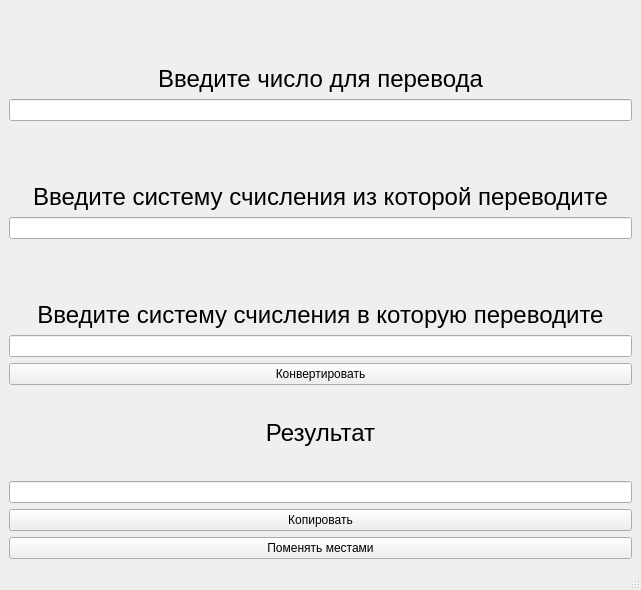
<?xml version="1.0" encoding="UTF-8"?>
<ui version="4.0">
 <class>MainWindow</class>
 <widget class="QMainWindow" name="MainWindow">
  <property name="geometry">
   <rect>
    <x>0</x>
    <y>0</y>
    <width>641</width>
    <height>590</height>
   </rect>
  </property>
  <property name="windowTitle">
   <string>MainWindow</string>
  </property>
  <widget class="QWidget" name="centralwidget">
   <layout class="QVBoxLayout" name="verticalLayout_4">
    <item>
     <layout class="QVBoxLayout" name="verticalLayout">
      <item>
       <widget class="QLabel" name="label_val">
        <property name="text">
         <string>&lt;html&gt;&lt;head/&gt;&lt;body&gt;&lt;p&gt;&lt;span style=&quot; font-size:18pt;&quot;&gt;Введите число для перевода&lt;/span&gt;&lt;/p&gt;&lt;/body&gt;&lt;/html&gt;</string>
        </property>
        <property name="alignment">
         <set>Qt::AlignmentFlag::AlignBottom|Qt::AlignmentFlag::AlignHCenter</set>
        </property>
       </widget>
      </item>
      <item>
       <widget class="QLineEdit" name="inputValue">
        <property name="alignment">
         <set>Qt::AlignmentFlag::AlignHCenter|Qt::AlignmentFlag::AlignTop</set>
        </property>
       </widget>
      </item>
      <item>
       <widget class="QLabel" name="label_sysin">
        <property name="text">
         <string>&lt;html&gt;&lt;head/&gt;&lt;body&gt;&lt;p&gt;&lt;span style=&quot; font-size:18pt;&quot;&gt;Введите систему счисления из которой переводите&lt;/span&gt;&lt;/p&gt;&lt;/body&gt;&lt;/html&gt;</string>
        </property>
        <property name="alignment">
         <set>Qt::AlignmentFlag::AlignBottom|Qt::AlignmentFlag::AlignHCenter</set>
        </property>
       </widget>
      </item>
      <item>
       <widget class="QLineEdit" name="inputSystem">
        <property name="alignment">
         <set>Qt::AlignmentFlag::AlignCenter</set>
        </property>
       </widget>
      </item>
      <item>
       <widget class="QLabel" name="label_sysout">
        <property name="text">
         <string>&lt;html&gt;&lt;head/&gt;&lt;body&gt;&lt;p&gt;&lt;span style=&quot; font-size:18pt;&quot;&gt;Введите систему счисления в которую переводите&lt;/span&gt;&lt;/p&gt;&lt;/body&gt;&lt;/html&gt;</string>
        </property>
        <property name="alignment">
         <set>Qt::AlignmentFlag::AlignBottom|Qt::AlignmentFlag::AlignHCenter</set>
        </property>
       </widget>
      </item>
      <item>
       <widget class="QLineEdit" name="outputSystem">
        <property name="alignment">
         <set>Qt::AlignmentFlag::AlignCenter</set>
        </property>
       </widget>
      </item>
      <item>
       <widget class="QPushButton" name="convertButton">
        <property name="text">
         <string>Конвертировать</string>
        </property>
       </widget>
      </item>
      <item>
       <widget class="QLabel" name="result">
        <property name="text">
         <string>&lt;html&gt;&lt;head/&gt;&lt;body&gt;&lt;p&gt;&lt;span style=&quot; font-size:18pt;&quot;&gt;Результат&lt;/span&gt;&lt;/p&gt;&lt;/body&gt;&lt;/html&gt;</string>
        </property>
        <property name="alignment">
         <set>Qt::AlignmentFlag::AlignCenter</set>
        </property>
       </widget>
      </item>
      <item>
       <widget class="QLineEdit" name="output">
        <property name="alignment">
         <set>Qt::AlignmentFlag::AlignCenter</set>
        </property>
        <property name="readOnly">
         <bool>true</bool>
        </property>
       </widget>
      </item>
      <item>
       <widget class="QPushButton" name="copyButton">
        <property name="text">
         <string>Копировать</string>
        </property>
       </widget>
      </item>
      <item>
       <widget class="QPushButton" name="ChangeButton">
        <property name="text">
         <string>Поменять местами</string>
        </property>
       </widget>
      </item>
     </layout>
    </item>
   </layout>
  </widget>
  <widget class="QMenuBar" name="menubar">
   <property name="geometry">
    <rect>
     <x>0</x>
     <y>0</y>
     <width>641</width>
     <height>21</height>
    </rect>
   </property>
  </widget>
  <widget class="QStatusBar" name="statusbar"/>
 </widget>
 <resources/>
 <connections/>
</ui>
